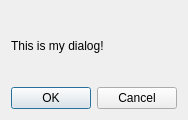
<?xml version="1.0" encoding="UTF-8"?>
<ui version="4.0">
 <class>CDialog</class>
 <widget class="QDialog" name="CDialog">
  <property name="geometry">
   <rect>
    <x>0</x>
    <y>0</y>
    <width>174</width>
    <height>120</height>
   </rect>
  </property>
  <property name="windowTitle">
   <string>Dialog</string>
  </property>
  <layout class="QGridLayout" name="gridLayout">
   <item row="0" column="0">
    <widget class="QLabel" name="label">
     <property name="text">
      <string>This is my dialog!</string>
     </property>
    </widget>
   </item>
   <item row="1" column="0">
    <widget class="QDialogButtonBox" name="buttonBox">
     <property name="orientation">
      <enum>Qt::Horizontal</enum>
     </property>
     <property name="standardButtons">
      <set>QDialogButtonBox::Cancel|QDialogButtonBox::Ok</set>
     </property>
    </widget>
   </item>
  </layout>
 </widget>
 <resources/>
 <connections>
  <connection>
   <sender>buttonBox</sender>
   <signal>accepted()</signal>
   <receiver>CDialog</receiver>
   <slot>accept()</slot>
   <hints>
    <hint type="sourcelabel">
     <x>248</x>
     <y>254</y>
    </hint>
    <hint type="destinationlabel">
     <x>157</x>
     <y>274</y>
    </hint>
   </hints>
  </connection>
  <connection>
   <sender>buttonBox</sender>
   <signal>rejected()</signal>
   <receiver>CDialog</receiver>
   <slot>reject()</slot>
   <hints>
    <hint type="sourcelabel">
     <x>316</x>
     <y>260</y>
    </hint>
    <hint type="destinationlabel">
     <x>286</x>
     <y>274</y>
    </hint>
   </hints>
  </connection>
 </connections>
</ui>
